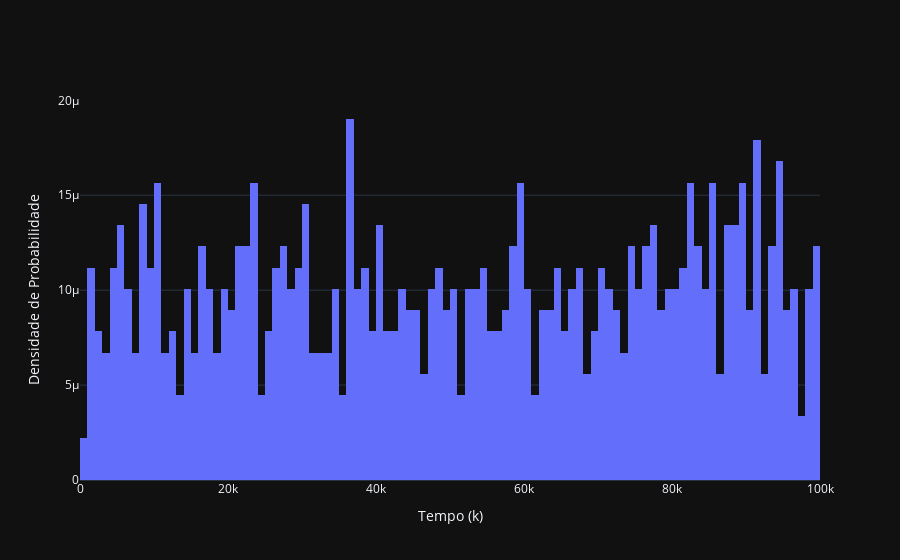

The cell this chart's notebook holds for it:
### Code cell
plot_traces([build_simulation_trace(f"",
                                    100,
                                    0.001,
                                    demo1_s,
                                    12,
                                    0.001,
                                    trial_count=10000,
                                    max_cycles=100000,
                                    bin_size=1000
                                    )], "")

### Figure 1 — Plotly figure (JSON) as saved in the notebook; plotly's stock layout.template omitted (floating-point values rounded to 4 significant figures; data arrays with more than 128 entries replaced by an {"elided": "..."} marker saying what was removed)
{"data": [{"histnorm": "probability density", "name": "", "type": "histogram", "x": {"elided": "10000 int values"}, "xbins": {"end": 100000, "size": 1000, "start": 0}}], "layout": {"barmode": "group", "title": {"text": "", "x": 0.5, "xanchor": "center"}, "xaxis": {"title": {"text": "Tempo (k)"}}, "yaxis": {"title": {"text": "Densidade de Probabilidade"}}}}
